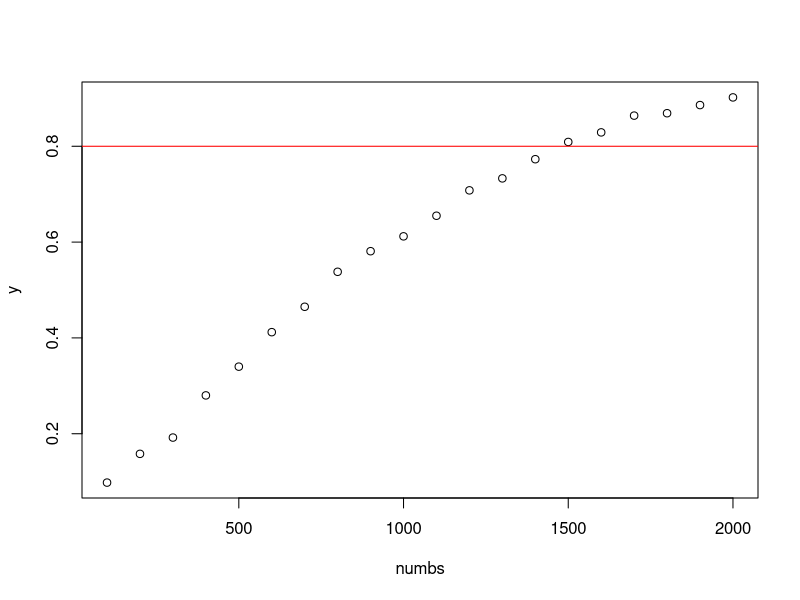
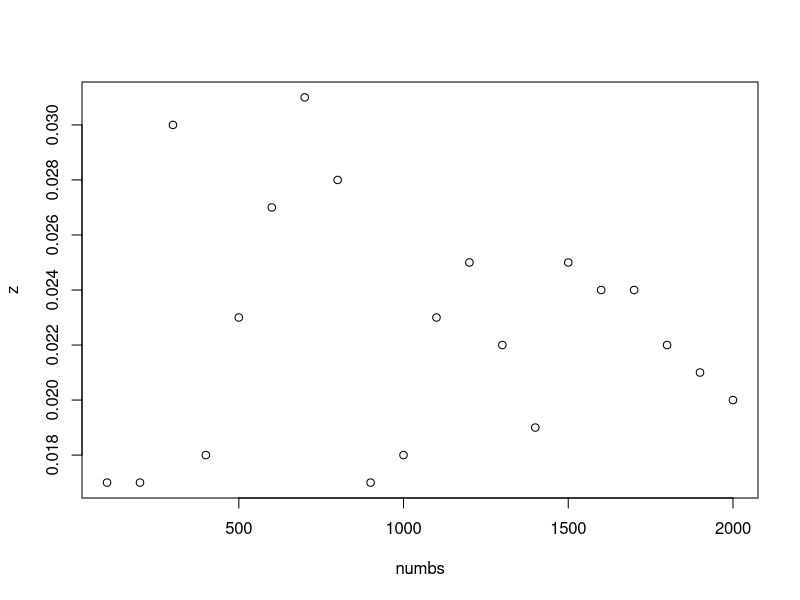
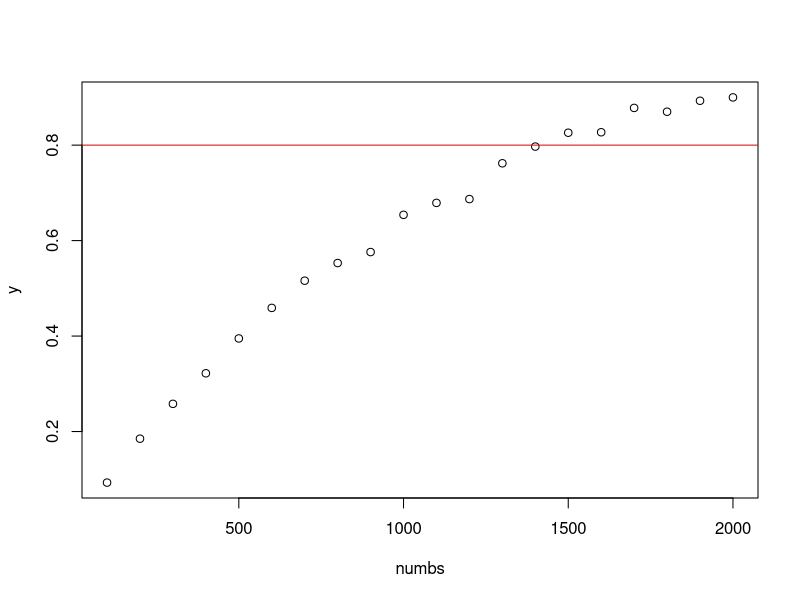
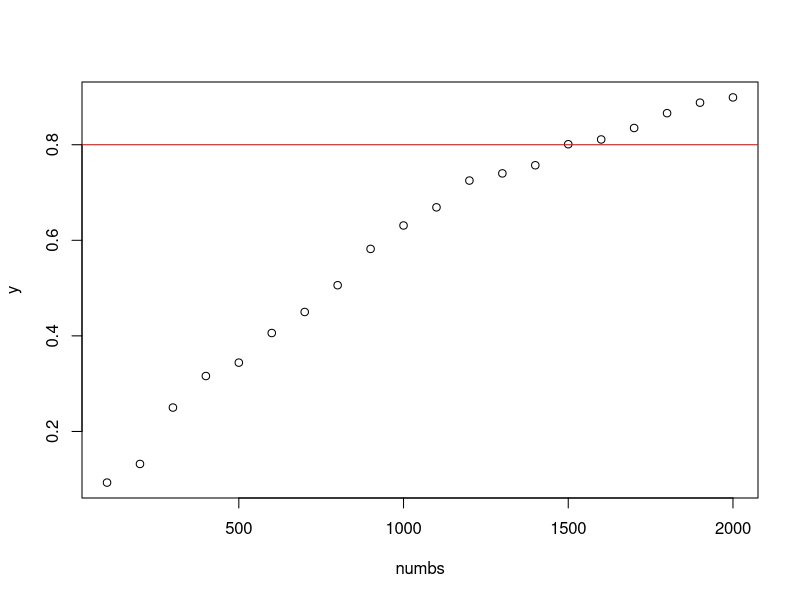

R code for these plots, in order:
################################################################################
# Exercise 2
################################################################################

f1 <- function(n, piE, piC, numsim = 1000){
  sE <- rbinom(numsim, n, piE)
  sC <- rbinom(numsim, n, piC)
  pvals <- sapply(1:numsim, FUN = function(i) prop.test(x = c(sE[i], sC[i]), n = c(n, n),
                                                        alternative = "less")$p.value)
  mean(pvals < 0.025)
}

#It generates 1000 samples for both treatment arms under the assumed alternative
#hypothesis (note: feel free to increase numsim where necessary). Then, it
#determines whether the null hypothesis is to be rejected or not. The proportion
#of rejections equals the power, which is returned by the function. Make sure to
#understand each of the commands in the function.

?rbinom #rbinom(n, size, prob), rbinom generates random deviates

#####QUESTION 1######

#Run f1() for n=100,200,300,...,2000. Store the output and plot the power curve.
#Note: warning messages due to low expected values can be ignored. Based on this
#initial assessment, how many subjects are (approximately) needed in each
#treatment arm to obtain a power of 0.80?
  
piE <- 0.35
piC <- 0.4
numbs <- seq(100, 2000, by=100)
y <- NULL
for (n in numbs){
 y[n] <- (f1(n, piE, piC, numsim = 1000))
}

f1(100, piE, piC, numsim = 1000) #0.092
f1(200, piE, piC, numsim = 1000) #0.146
f1(300, piE, piC, numsim = 1000) #0.222

y <- y[numbs]
y

plot(numbs, y)
abline(h=0.8, col="red")


#####QUESTION 2######

#The function f1() can also be used to obtain the empirical type 1 error rate.
#Run f1() again, this time to determine the empirical type 1 error rate, for the
#same values of n. Again, generate a plot to visualize the results.

#type I error (or error of the first kind) is the incorrect rejection of a true
#null hypothesis. if the null hypothesis is true piE must be the sam as piC, so
#both 0.4

z <- NULL
for (n in numbs){
  z[n] <- (f1(n, 0.4, 0.4, numsim = 1000))
}
z <- z[numbs]
z
plot(numbs, z)


#####QUESTION 3######

#Now suppose that, for ethical and/or logistical reasons, the investigator wants
#to be able to halt the trial if the observed difference already is significant
#after observing the outcomes for half of the subjects (if it is not significant
#at that point, the trial is to be continued until all 2n subjects are
#included). Assuming that the same alpha of 0.025 is used in both tests? Adjust
#f1() to represent this sequential testing scenario, and repeat the exercises
#above. What would be the impact on the power and type 1 error?

f2 <- function(n, piE, piC, numsim = 1000, int.alpha=0.025){
  sE <- rbinom(numsim, (0.5*n), piE)
  sC <- rbinom(numsim, (0.5*n), piC)
  pvals <- sapply(1:numsim, FUN = function(i) prop.test(x = c(sE[i], sC[i]), n = c((0.5*n), (0.5*n)),
                                                        alternative = "less")$p.value)
  
  n.signif <- mean(pvals < int.alpha)
  fulltrial <- sum((pvals > int.alpha) == TRUE)

  nonsig <- numeric(0)
  
  for(i in 1:numsim){
    if(pvals[i] < int.alpha){
     nonsig[i] <- 0
    }
    else{
     nonsig[i] <- 1
    }
  }
  
  r.sE <- nonsig*sE
  r.sE <- r.sE[!r.sE %in% 0]
  sE2 <- rbinom(fulltrial, (0.5*n), piE)
  sEt <- (r.sE+sE2)
  
  r.sC <- nonsig*sC
  r.sC <- r.sC[!r.sC %in% 0]
  sC2 <- rbinom(fulltrial, (0.5*n), piC)
  sCt <- (r.sC+sC2)

  
  pvals2 <- sapply(1:length(sEt), FUN = function(i) prop.test(x = c(sEt[i], sCt[i]), n = c(n, n),
                                                        alternative = "less")$p.value)
  n.signif.retrial <- mean(pvals2 < 0.025)
  n.signif2 <- (n.signif.retrial*(fulltrial/numsim))
  
  n.signif + n.signif2
}

f2(1500, piE, piC, numsim = 1000)
f1(1500, piE, piC, numsim = 1000)
#Power is slightly higher on f2.
#simulated 1000x
#f1 mean power = .7967
#f2 mean power = .8181

piE <- 0.35
piC <- 0.4
seq(100,2000,by=100)
y <- NULL
for (n in seq(100,2000,by=100)){
  y[n] <- (f2(n, piE, piC, numsim = 1000))
}

y <- y[seq(100,2000,by=100)]
y

plot(numbs, y)
abline(h=0.8, col="red")

#####QUESTION 4######

#What is the impact of choosing a=0.001 for the interim analysis (i.e. only
#halting the trial early if the evidence in favour of the experimental treatment
#is very clear)?


piE <- 0.35
piC <- 0.4
y <- NULL
for (n in numbs){
  y[n] <- (f2(n, piE, piC, numsim = 1000,int.alpha=0.001))
}

y <- y[numbs]
y

plot(numbs, y)
abline(h=0.8, col="red")
